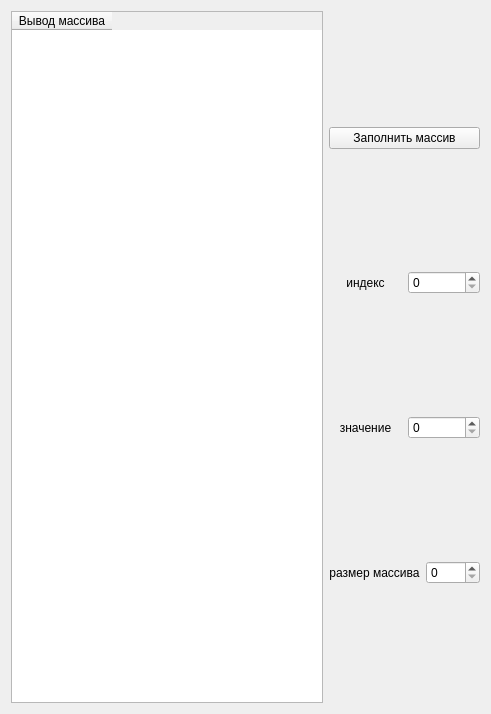
<?xml version="1.0" encoding="UTF-8"?>
<ui version="4.0">
 <class>ArrayTable</class>
 <widget class="QWidget" name="ArrayTable">
  <property name="geometry">
   <rect>
    <x>0</x>
    <y>0</y>
    <width>491</width>
    <height>714</height>
   </rect>
  </property>
  <property name="sizePolicy">
   <sizepolicy hsizetype="MinimumExpanding" vsizetype="Preferred">
    <horstretch>0</horstretch>
    <verstretch>0</verstretch>
   </sizepolicy>
  </property>
  <property name="windowTitle">
   <string>Form</string>
  </property>
  <layout class="QHBoxLayout" name="horizontalLayout_4">
   <item>
    <widget class="QTableWidget" name="tableWidget">
     <property name="sizePolicy">
      <sizepolicy hsizetype="MinimumExpanding" vsizetype="MinimumExpanding">
       <horstretch>0</horstretch>
       <verstretch>0</verstretch>
      </sizepolicy>
     </property>
     <column>
      <property name="text">
       <string>Вывод массива</string>
      </property>
     </column>
    </widget>
   </item>
   <item>
    <layout class="QVBoxLayout" name="verticalLayout">
     <item>
      <widget class="QPushButton" name="randPushButton">
       <property name="text">
        <string>Заполнить массив</string>
       </property>
      </widget>
     </item>
     <item>
      <layout class="QHBoxLayout" name="horizontalLayout_2">
       <item>
        <widget class="QLabel" name="indexLabel">
         <property name="text">
          <string>индекс</string>
         </property>
         <property name="alignment">
          <set>Qt::AlignCenter</set>
         </property>
        </widget>
       </item>
       <item>
        <widget class="QSpinBox" name="indexSpinBox"/>
       </item>
      </layout>
     </item>
     <item>
      <layout class="QHBoxLayout" name="horizontalLayout_3">
       <item>
        <widget class="QLabel" name="valueLabel">
         <property name="text">
          <string>значение</string>
         </property>
         <property name="alignment">
          <set>Qt::AlignCenter</set>
         </property>
        </widget>
       </item>
       <item>
        <widget class="QSpinBox" name="valueSpinBox"/>
       </item>
      </layout>
     </item>
     <item>
      <layout class="QHBoxLayout" name="horizontalLayout">
       <item>
        <widget class="QLabel" name="sizeLabel">
         <property name="text">
          <string>размер массива</string>
         </property>
         <property name="alignment">
          <set>Qt::AlignCenter</set>
         </property>
        </widget>
       </item>
       <item>
        <widget class="QSpinBox" name="sizeSpinBox">
         <property name="maximum">
          <number>1000</number>
         </property>
        </widget>
       </item>
      </layout>
     </item>
    </layout>
   </item>
  </layout>
 </widget>
 <resources/>
 <connections/>
</ui>
